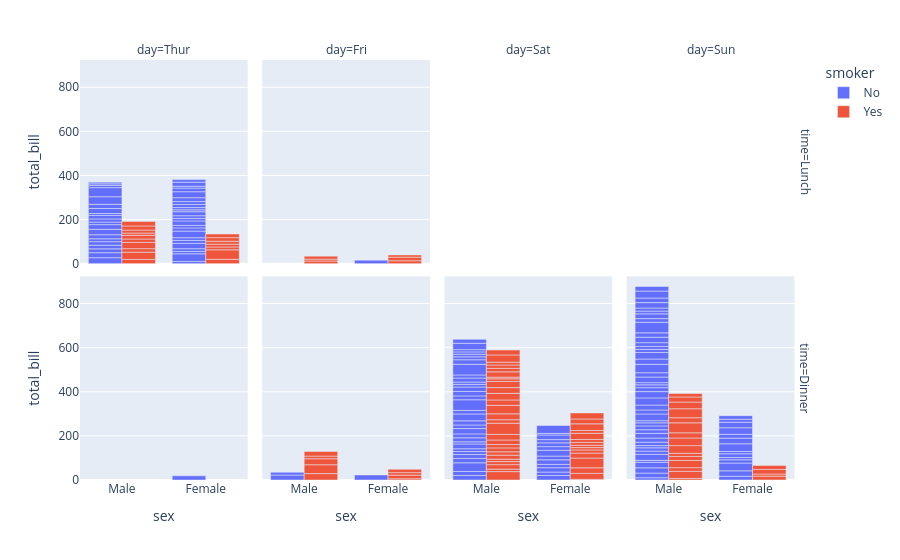

The notebook cell saved with this chart:
### Code cell
df = px.data.tips()
fig = px.bar(df, x="sex", y="total_bill", color="smoker", barmode="group", facet_row="time", facet_col="day",
       category_orders={"day": ["Thur", "Fri", "Sat", "Sun"], "time": ["Lunch", "Dinner"]})
fig.show()

### Figure 1 — Plotly figure (JSON) as saved in the notebook; plotly's stock layout.template omitted (floating-point values rounded to 4 significant figures)
{"data": [{"alignmentgroup": "True", "hovertemplate": "smoker=No<br>time=Lunch<br>day=Thur<br>sex=%{x}<br>total_bill=%{y}<extra></extra>", "legendgroup": "No", "marker": {"color": "#636efa", "pattern": {"shape": ""}}, "name": "No", "offsetgroup": "No", "orientation": "v", "showlegend": true, "textposition": "auto", "type": "bar", "x": ["Male", "Male", "Male", "Male", "Female", "Male", "Female", "Male", "Male", "Male", "Male", "Female", "Female", "Female", "Male", "Female", "Male", "Male", "Female", "Female", "Male", "Female", "Female", "Male", "Male", "Female", "Female", "Female", "Female", "Female", "Female", "Female", "Female", "Female", "Male", "Male", "Female", "Female", "Female", "Female", "Female", "Male", "Male", "Male"], "xaxis": "x5", "y": [27.2, 22.76, 17.29, 16.66, 10.07, 15.98, 34.83, 13.03, 18.28, 24.71, 21.16, 10.65, 12.43, 24.08, 11.69, 13.42, 14.26, 15.95, 12.48, 29.8, 8.52, 14.52, 11.38, 22.82, 19.08, 20.27, 11.17, 12.26, 18.26, 8.51, 10.33, 14.15, 13.16, 17.47, 34.3, 41.19, 27.05, 16.43, 8.35, 18.64, 11.87, 9.78, 7.51, 7.56], "yaxis": "y5"}, {"alignmentgroup": "True", "hovertemplate": "smoker=No<br>time=Lunch<br>day=Fri<br>sex=%{x}<br>total_bill=%{y}<extra></extra>", "legendgroup": "No", "marker": {"color": "#636efa", "pattern": {"shape": ""}}, "name": "No", "offsetgroup": "No", "orientation": "v", "showlegend": false, "textposition": "auto", "type": "bar", "x": ["Female"], "xaxis": "x6", "y": [15.98], "yaxis": "y6"}, {"alignmentgroup": "True", "hovertemplate": "smoker=No<br>time=Dinner<br>day=Thur<br>sex=%{x}<br>total_bill=%{y}<extra></extra>", "legendgroup": "No", "marker": {"color": "#636efa", "pattern": {"shape": ""}}, "name": "No", "offsetgroup": "No", "orientation": "v", "showlegend": false, "textposition": "auto", "type": "bar", "x": ["Female"], "xaxis": "x", "y": [18.78], "yaxis": "y"}, {"alignmentgroup": "True", "hovertemplate": "smoker=No<br>time=Dinner<br>day=Fri<br>sex=%{x}<br>total_bill=%{y}<extra></extra>", "legendgroup": "No", "marker": {"color": "#636efa", "pattern": {"shape": ""}}, "name": "No", "offsetgroup": "No", "orientation": "v", "showlegend": false, "textposition": "auto", "type": "bar", "x": ["Male", "Female", "Male"], "xaxis": "x2", "y": [22.49, 22.75, 12.46], "yaxis": "y2"}, {"alignmentgroup": "True", "hovertemplate": "smoker=No<br>time=Dinner<br>day=Sat<br>sex=%{x}<br>total_bill=%{y}<extra></extra>", "legendgroup": "No", "marker": {"color": "#636efa", "pattern": {"shape": ""}}, "name": "No", "offsetgroup": "No", "orientation": "v", "showlegend": false, "textposition": "auto", "type": "bar", "x": ["Male", "Male", "Female", "Female", "Male", "Male", "Male", "Male", "Male", "Male", "Female", "Male", "Male", "Female", "Female", "Male", "Male", "Male", "Female", "Male", "Male", "Male", "Female", "Male", "Male", "Male", "Female", "Male", "Male", "Female", "Female", "Male", "Female", "Male", "Male", "Female", "Male", "Male", "Male", "Male", "Male", "Male", "Female", "Male", "Male"], "xaxis": "x3", "y": [20.65, 17.92, 20.29, 15.77, 39.42, 19.82, 17.81, 13.37, 12.69, 21.7, 19.65, 9.55, 18.35, 15.06, 20.69, 17.78, 24.06, 16.31, 16.93, 18.69, 31.27, 16.04, 26.41, 48.27, 17.59, 20.08, 16.45, 20.23, 12.02, 17.07, 14.73, 10.51, 20.92, 18.24, 14, 7.25, 48.33, 20.45, 13.28, 11.61, 10.77, 10.07, 35.83, 29.03, 17.82], "yaxis": "y3"}, {"alignmentgroup": "True", "hovertemplate": "smoker=No<br>time=Dinner<br>day=Sun<br>sex=%{x}<br>total_bill=%{y}<extra></extra>", "legendgroup": "No", "marker": {"color": "#636efa", "pattern": {"shape": ""}}, "name": "No", "offsetgroup": "No", "orientation": "v", "showlegend": false, "textposition": "auto", "type": "bar", "x": ["Female", "Male", "Male", "Male", "Female", "Male", "Male", "Male", "Male", "Male", "Male", "Female", "Male", "Male", "Female", "Male", "Female", "Male", "Female", "Male", "Male", "Male", "Male", "Male", "Male", "Male", "Male", "Male", "Male", "Female", "Female", "Male", "Male", "Male", "Male", "Male", "Female", "Female", "Male", "Male", "Male", "Male", "Male", "Male", "Female", "Male", "Female", "Female", "Male", "Male", "Male", "Female", "Male", "Male", "Male", "Male", "Male"], "xaxis": "x4", "y": [16.99, 10.34, 21.01, 23.68, 24.59, 25.29, 8.77, 26.88, 15.04, 14.78, 10.27, 35.26, 15.42, 18.43, 14.83, 21.58, 10.33, 16.29, 16.97, 17.46, 13.94, 9.68, 30.4, 18.29, 22.23, 32.4, 28.55, 18.04, 12.54, 10.29, 34.81, 9.94, 25.56, 19.49, 38.07, 23.95, 25.71, 17.31, 29.93, 14.07, 13.13, 17.26, 24.55, 19.77, 29.85, 48.17, 25, 13.39, 16.49, 21.5, 12.66, 16.21, 13.81, 24.52, 20.76, 31.71, 20.69], "yaxis": "y4"}, {"alignmentgroup": "True", "hovertemplate": "smoker=Yes<br>time=Lunch<br>day=Thur<br>sex=%{x}<br>total_bill=%{y}<extra></extra>", "legendgroup": "Yes", "marker": {"color": "#EF553B", "pattern": {"shape": ""}}, "name": "Yes", "offsetgroup": "Yes", "orientation": "v", "showlegend": true, "textposition": "auto", "type": "bar", "x": ["Male", "Male", "Male", "Female", "Male", "Male", "Male", "Male", "Female", "Female", "Male", "Male", "Female", "Female", "Female", "Male", "Female"], "xaxis": "x5", "y": [19.44, 32.68, 16, 19.81, 28.44, 15.48, 16.58, 10.34, 43.11, 13, 13.51, 18.71, 12.74, 13, 16.4, 20.53, 16.47], "yaxis": "y5"}, {"alignmentgroup": "True", "hovertemplate": "smoker=Yes<br>time=Lunch<br>day=Fri<br>sex=%{x}<br>total_bill=%{y}<extra></extra>", "legendgroup": "Yes", "marker": {"color": "#EF553B", "pattern": {"shape": ""}}, "name": "Yes", "offsetgroup": "Yes", "orientation": "v", "showlegend": false, "textposition": "auto", "type": "bar", "x": ["Male", "Female", "Male", "Male", "Female", "Female"], "xaxis": "x6", "y": [12.16, 13.42, 8.58, 13.42, 16.27, 10.09], "yaxis": "y6"}, {"alignmentgroup": "True", "hovertemplate": "smoker=Yes<br>time=Dinner<br>day=Fri<br>sex=%{x}<br>total_bill=%{y}<extra></extra>", "legendgroup": "Yes", "marker": {"color": "#EF553B", "pattern": {"shape": ""}}, "name": "Yes", "offsetgroup": "Yes", "orientation": "v", "showlegend": false, "textposition": "auto", "type": "bar", "x": ["Male", "Female", "Female", "Male", "Male", "Male", "Male", "Female", "Female"], "xaxis": "x2", "y": [28.97, 5.75, 16.32, 40.17, 27.28, 12.03, 21.01, 11.35, 15.38], "yaxis": "y2"}, {"alignmentgroup": "True", "hovertemplate": "smoker=Yes<br>time=Dinner<br>day=Sat<br>sex=%{x}<br>total_bill=%{y}<extra></extra>", "legendgroup": "Yes", "marker": {"color": "#EF553B", "pattern": {"shape": ""}}, "name": "Yes", "offsetgroup": "Yes", "orientation": "v", "showlegend": false, "textposition": "auto", "type": "bar", "x": ["Male", "Male", "Male", "Male", "Male", "Male", "Female", "Male", "Female", "Female", "Male", "Female", "Female", "Male", "Male", "Male", "Female", "Female", "Female", "Male", "Male", "Male", "Male", "Male", "Female", "Male", "Male", "Female", "Female", "Female", "Male", "Male", "Male", "Female", "Female", "Male", "Male", "Male", "Male", "Male", "Female", "Male"], "xaxis": "x3", "y": [38.01, 11.24, 20.29, 13.81, 11.02, 18.29, 3.07, 15.01, 26.86, 25.28, 17.92, 44.3, 22.42, 15.36, 20.49, 25.21, 14.31, 10.59, 10.63, 50.81, 15.81, 26.59, 38.73, 24.27, 12.76, 30.06, 25.89, 13.27, 28.17, 12.9, 28.15, 11.59, 7.74, 30.14, 22.12, 24.01, 15.69, 15.53, 12.6, 32.83, 27.18, 22.67], "yaxis": "y3"}, {"alignmentgroup": "True", "hovertemplate": "smoker=Yes<br>time=Dinner<br>day=Sun<br>sex=%{x}<br>total_bill=%{y}<extra></extra>", "legendgroup": "Yes", "marker": {"color": "#EF553B", "pattern": {"shape": ""}}, "name": "Yes", "offsetgroup": "Yes", "orientation": "v", "showlegend": false, "textposition": "auto", "type": "bar", "x": ["Female", "Male", "Male", "Male", "Male", "Male", "Male", "Female", "Male", "Male", "Male", "Male", "Male", "Male", "Female", "Male", "Female", "Male", "Male"], "xaxis": "x4", "y": [17.51, 7.25, 31.85, 16.82, 32.9, 17.89, 14.48, 9.6, 34.63, 34.65, 23.33, 45.35, 23.17, 40.55, 20.9, 30.46, 18.15, 23.1, 15.69], "yaxis": "y4"}], "layout": {"annotations": [{"font": {}, "showarrow": false, "text": "day=Thur", "x": 0.115, "xanchor": "center", "xref": "paper", "y": 1, "yanchor": "bottom", "yref": "paper"}, {"font": {}, "showarrow": false, "text": "day=Fri", "x": 0.365, "xanchor": "center", "xref": "paper", "y": 1, "yanchor": "bottom", "yref": "paper"}, {"font": {}, "showarrow": false, "text": "day=Sat", "x": 0.615, "xanchor": "center", "xref": "paper", "y": 1, "yanchor": "bottom", "yref": "paper"}, {"font": {}, "showarrow": false, "text": "day=Sun", "x": 0.865, "xanchor": "center", "xref": "paper", "y": 1, "yanchor": "bottom", "yref": "paper"}, {"font": {}, "showarrow": false, "text": "time=Dinner", "textangle": 90, "x": 0.98, "xanchor": "left", "xref": "paper", "y": 0.2425, "yanchor": "middle", "yref": "paper"}, {"font": {}, "showarrow": false, "text": "time=Lunch", "textangle": 90, "x": 0.98, "xanchor": "left", "xref": "paper", "y": 0.7575, "yanchor": "middle", "yref": "paper"}], "barmode": "group", "legend": {"title": {"text": "smoker"}, "tracegroupgap": 0}, "margin": {"t": 60}, "xaxis": {"anchor": "y", "domain": [0, 0.23], "title": {"text": "sex"}}, "xaxis2": {"anchor": "y2", "domain": [0.25, 0.48], "matches": "x", "title": {"text": "sex"}}, "xaxis3": {"anchor": "y3", "domain": [0.5, 0.73], "matches": "x", "title": {"text": "sex"}}, "xaxis4": {"anchor": "y4", "domain": [0.75, 0.98], "matches": "x", "title": {"text": "sex"}}, "xaxis5": {"anchor": "y5", "domain": [0, 0.23], "matches": "x", "showticklabels": false}, "xaxis6": {"anchor": "y6", "domain": [0.25, 0.48], "matches": "x", "showticklabels": false}, "xaxis7": {"anchor": "y7", "domain": [0.5, 0.73], "matches": "x", "showticklabels": false}, "xaxis8": {"anchor": "y8", "domain": [0.75, 0.98], "matches": "x", "showticklabels": false}, "yaxis": {"anchor": "x", "domain": [0, 0.485], "title": {"text": "total_bill"}}, "yaxis2": {"anchor": "x2", "domain": [0, 0.485], "matches": "y", "showticklabels": false}, "yaxis3": {"anchor": "x3", "domain": [0, 0.485], "matches": "y", "showticklabels": false}, "yaxis4": {"anchor": "x4", "domain": [0, 0.485], "matches": "y", "showticklabels": false}, "yaxis5": {"anchor": "x5", "domain": [0.515, 1], "matches": "y", "title": {"text": "total_bill"}}, "yaxis6": {"anchor": "x6", "domain": [0.515, 1], "matches": "y", "showticklabels": false}, "yaxis7": {"anchor": "x7", "domain": [0.515, 1], "matches": "y", "showticklabels": false}, "yaxis8": {"anchor": "x8", "domain": [0.515, 1], "matches": "y", "showticklabels": false}}}
